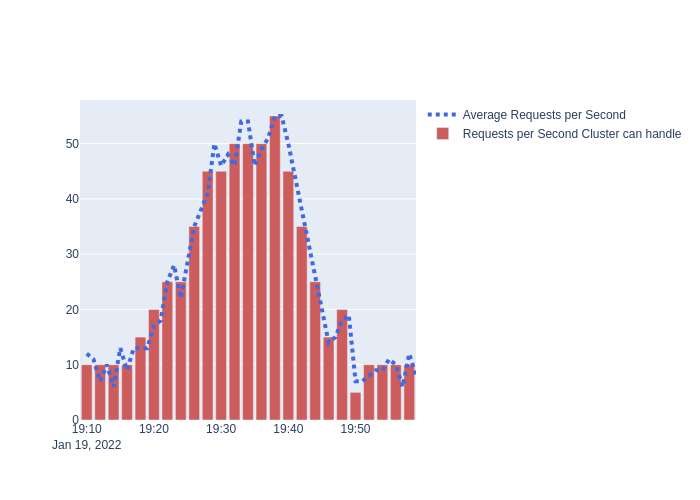

Recreate this plot in Python.
import plotly.graph_objects as go
import random 
import os

base_dir = os.path.dirname(__file__)

date_times_by_minute = [f'2022-01-19 19:{i}:00' for i in range(0, 60)]
requests_per_second = [
    #Stable for first 20 minutes
    *[random.randint(6, 13) for i in range(0, 20)],
    # Then a spike
    *[17, 18, 25, 28 , 22, 29, 35, 38, 41, 50],
    # stable for the next 10 minutes at 50 Requests per second + or - 5
    *[random.randint(45, 55) for i in range(0, 10)],
    # Then a ramp down to original levels over 10 minutes
    *[50, 44, 38, 32, 26, 20, 14, 15, 18, 19],
    # Then stability for the last 10 minutes
    *[random.randint(6, 13) for i in range(0, 10)],
]



server_size = 5
sample_rate = 2
server_count = 10
restrict_to_one_by_one = False

total_servers = []
date_times_by_n_minute = [f'2022-01-19 19:{i}:00' for i in range(0, 60, sample_rate)]
for i in range(0, 60, sample_rate):
    requests_per_second_average = sum(requests_per_second[i:i+sample_rate]) / sample_rate
    rounded_average = round(requests_per_second_average / server_size) * server_size
    
    if not restrict_to_one_by_one:
        total_servers.append(rounded_average)
        continue

    if rounded_average > server_count:
        server_count += server_size
    elif rounded_average < server_count:
        server_count -= server_size
    total_servers.append(server_count)

fig = go.Figure()
# Create and style traces
fig.add_trace(go.Scatter(x=date_times_by_minute, y=requests_per_second, name='Average Requests per Second',
                         line=dict(color='royalblue', width=4, dash='dot')))

fig.add_bar(x=date_times_by_n_minute, y=total_servers, name='Requests per Second\nCluster can handle', marker_color='indianred')
fig.write_image(f"{base_dir}/load_balanced_over_time_3_chart.png")
